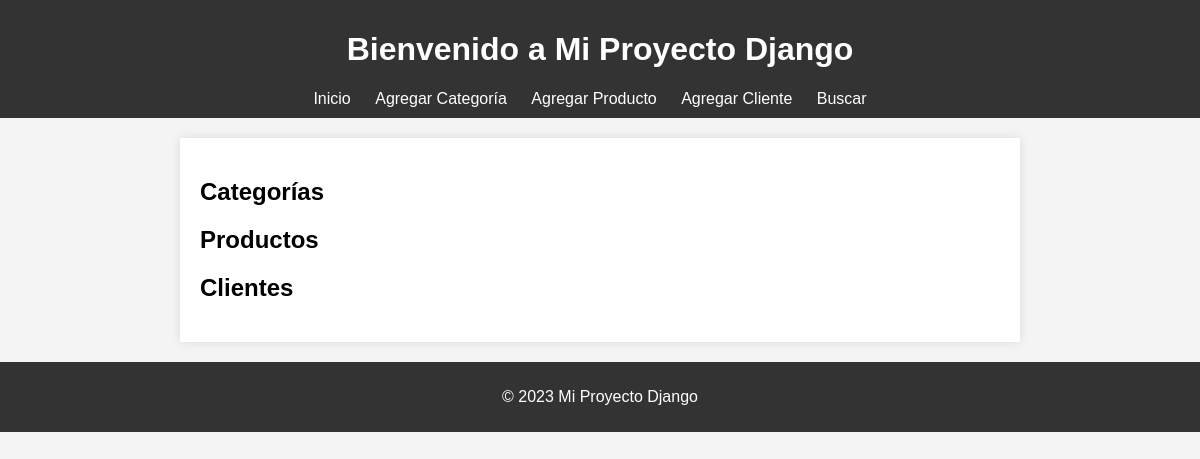
Page /myapp/ on the earlier database version.
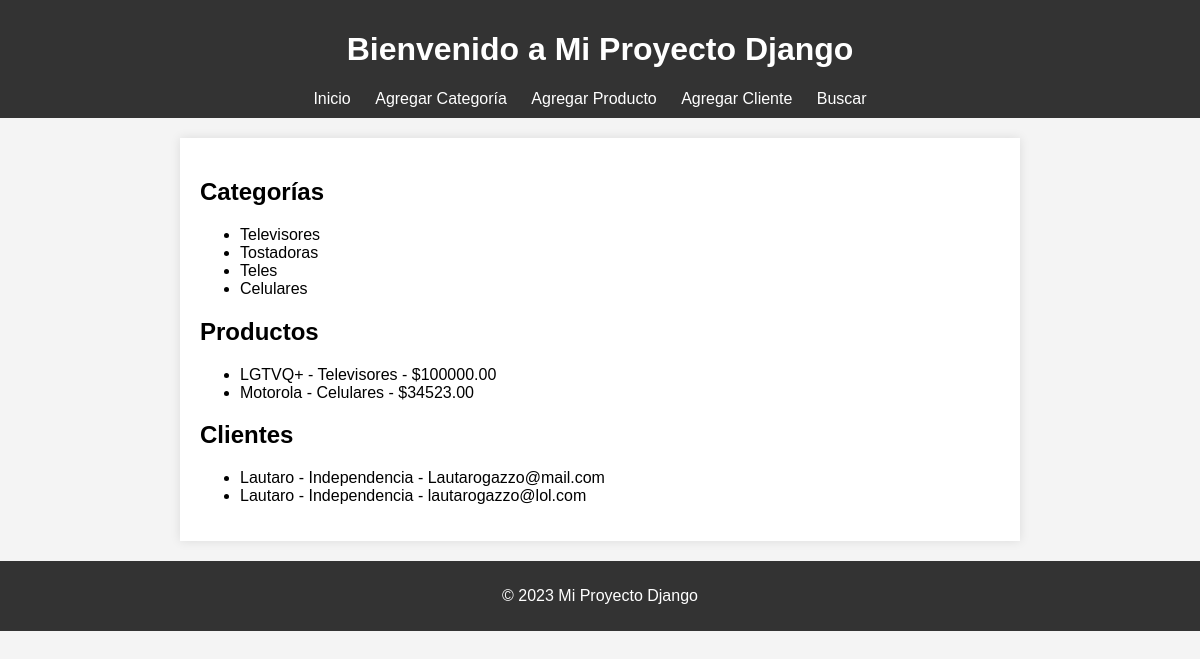
Same page on the later database version.
### myapp/models.py (models this page shows)
class Categoria(models.Model):
    nombre = models.CharField(max_length=50)
    def __str__(self):
        return self.nombre

class Producto(models.Model):
    nombre = models.CharField(max_length=100)
    categoria = models.ForeignKey(Categoria, on_delete=models.CASCADE)
    precio = models.DecimalField(max_digits=8, decimal_places=2)

class Cliente(models.Model):
    nombre = models.CharField(max_length=100)
    direccion = models.CharField(max_length=200)
    email = models.EmailField()

### myapp/views.py (the view)
# urls.py: path('', views.index, name='index'),
def index(request):
    categorias = Categoria.objects.all()
    productos = Producto.objects.all()
    clientes = Cliente.objects.all()
    return render(request, 'index.html', {'categorias': categorias, 'productos': productos, 'clientes': clientes})

### myapp/templates/index.html (shortened to what this page needs)
{% extends 'base.html' %}
{% block header %}Bienvenido a Mi Proyecto Django{% endblock %}
{% block content %}
    <section>
        <h2>Categorías</h2>
        <ul>
            {% for categoria in categorias %}
                <li>{{ categoria.nombre }}</li>
            {% endfor %}
        </ul>
    </section>
    <section>
        <h2>Productos</h2>
        <ul>
            {% for producto in productos %}
                <li>{{ producto.nombre }} - {{ producto.categoria }} - ${{ producto.precio }}</li>
            {% endfor %}
        </ul>
    </section>
    <section>
        <h2>Clientes</h2>
        <ul>
            {% for cliente in clientes %}
                <li>{{ cliente.nombre }} - {{ cliente.direccion }} - {{ cliente.email }}</li>
            {% endfor %}
        </ul>
    </section>
{% endblock %}

Differences in the rows shown:
added Categoria: nombre "Televisores"
added Categoria: nombre "Tostadoras"
added Categoria: nombre "Teles"
added Categoria: nombre "Celulares"
added Producto: nombre "LGTVQ+", categoria "Televisores", precio "100000.00"
added Producto: nombre "Motorola", categoria "Celulares", precio "34523.00"
added Cliente: nombre "Lautaro", direccion "Independencia", email "Lautarogazzo@mail.com"
added Cliente: nombre "Lautaro", direccion "Independencia", email "lautarogazzo@lol.com"
